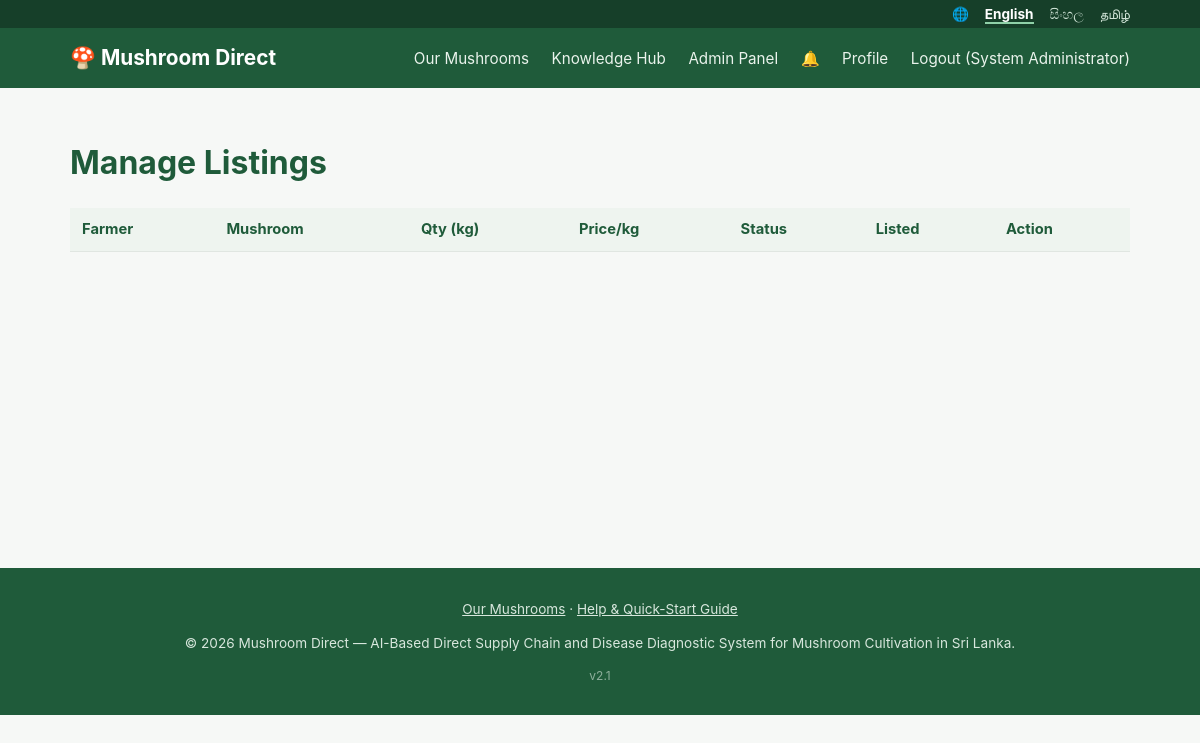
/admin/listings.php (signed in), run on an earlier commit of the app's database.
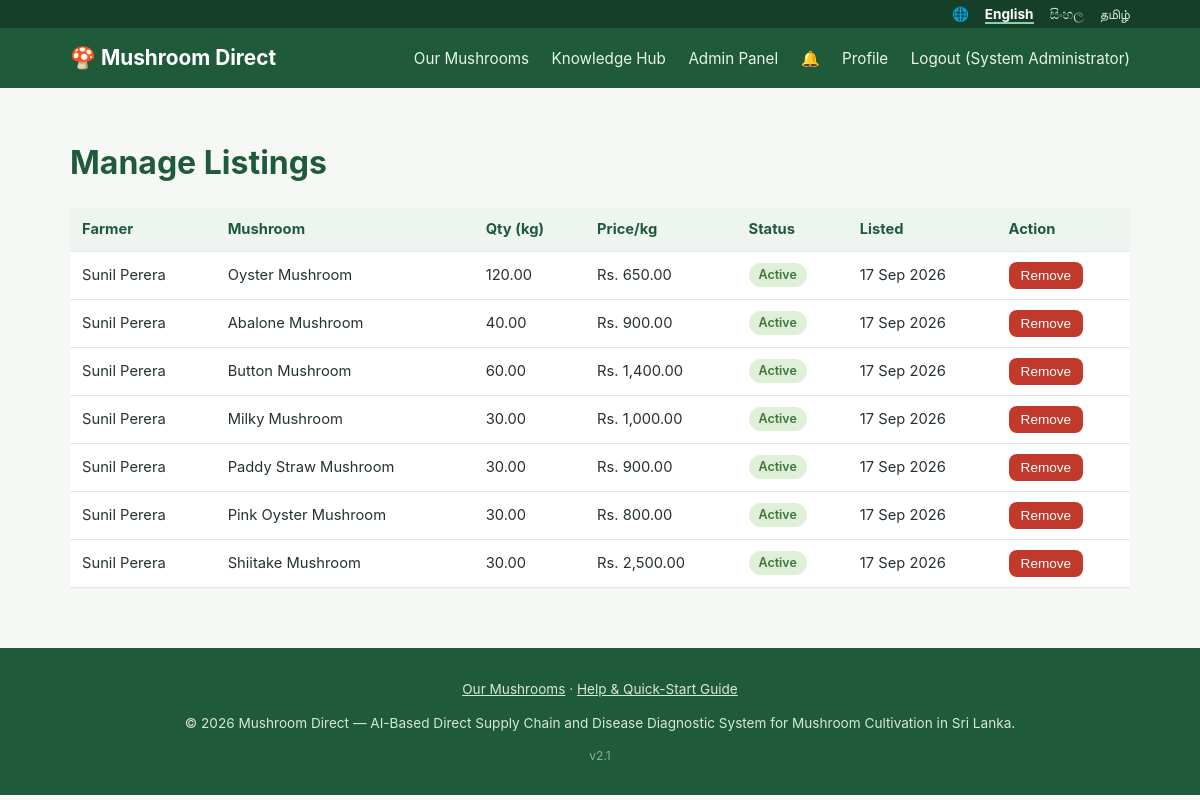
And on a later commit of the database.
### tables this page shows
CREATE TABLE listings (
  id INT AUTO_INCREMENT PRIMARY KEY,
  farmer_id INT NOT NULL,
  mushroom_type_id INT NULL,
  mushroom_type VARCHAR(100) NOT NULL,
  description TEXT,
  quantity_kg DECIMAL(10,2) NOT NULL,
  price_per_kg DECIMAL(10,2) NOT NULL,
  harvest_date DATE NULL,
  location VARCHAR(100) NULL COMMENT 'District / town of the farm (FR-MKT.3 filter)',
  image VARCHAR(255),
  status ENUM('active','sold_out','removed') NOT NULL DEFAULT 'active',
  created_at TIMESTAMP DEFAULT CURRENT_TIMESTAMP,
  FOREIGN KEY (farmer_id) REFERENCES users(id) ON DELETE CASCADE,
  FOREIGN KEY (mushroom_type_id) REFERENCES mushroom_types(id) ON DELETE SET NULL
);

CREATE TABLE users (
  id INT AUTO_INCREMENT PRIMARY KEY,
  role ENUM('farmer','buyer','admin','expert') NOT NULL,
  full_name VARCHAR(150) NOT NULL,
  email VARCHAR(150) NOT NULL UNIQUE,
  phone VARCHAR(20),
  password_hash VARCHAR(255) NOT NULL,
  business_name VARCHAR(150) NULL COMMENT 'Farm name (farmer) or Hotel/Restaurant name (buyer)',
  address VARCHAR(255),
  profile_image VARCHAR(255),
  is_verified TINYINT(1) NOT NULL DEFAULT 0,
  otp_code VARCHAR(255) NULL COMMENT 'Hashed one-time verification code (FR-AUTH.2)',
  otp_expires_at DATETIME NULL,
  reset_token VARCHAR(255) NULL COMMENT 'Hashed password-reset token (FR-AUTH.4)',
  reset_expires_at DATETIME NULL,
  status ENUM('active','suspended') NOT NULL DEFAULT 'active',
  created_at TIMESTAMP DEFAULT CURRENT_TIMESTAMP
);

### includes/functions.php (called while the page is built, shortened)
<?php
function e($value) {
    return htmlspecialchars((string) $value, ENT_QUOTES, 'UTF-8');
}
function format_money($amount) {
    return 'Rs. ' . number_format((float) $amount, 2);
}
function format_date($date) {
    return date('d M Y', strtotime($date));
}
function current_lang() {
    static $lang = null;
    if ($lang === null) {
        $lang = $_SESSION['lang'] ?? ($_COOKIE['lang'] ?? 'en');
    }
    return $lang;
}
function set_lang_from_request() {
    $lang = $_GET['lang'] ?? null;
}
function t($key, array $vars = []) {
    static $strings = [];
    $lang = current_lang();
    if (!isset($strings[$lang])) {
        $strings['en'] = $strings['en'] ?? require __DIR__ . '/../lang/en.php';
        $strings[$lang] = $lang === 'en' ? $strings['en'] : require __DIR__ . '/../lang/' . $lang . '.php';
    }
    $text = $strings[$lang][$key] ?? ($strings['en'][$key] ?? $key);
    return $text;
}
function lang_url($code) {
    $query = $_GET;
    $query['lang'] = $code;
    return strtok($_SERVER['REQUEST_URI'] ?? '', '?') . '?' . http_build_query($query);
}

### admin/listings.php (the view, shortened to what the changed rows need)
<?php
require_once __DIR__ . '/../includes/bootstrap.php';
$stmt = $pdo->query(
    "SELECT l.*, u.full_name AS farmer_name FROM listings l JOIN users u ON u.id = l.farmer_id
     WHERE l.status != 'removed' ORDER BY l.created_at DESC"
);
$listings = $stmt->fetchAll();
include __DIR__ . '/../includes/header.php';
?>
<h1>Manage Listings</h1>
<table class="data-table">
  <tr><th>Farmer</th><th>Mushroom</th><th>Qty (kg)</th><th>Price/kg</th><th>Status</th><th>Listed</th><th>Action</th></tr>
  <?php foreach ($listings as $l): ?>
    <tr>
      <td><?= e($l['farmer_name']) ?></td>
      <td><?= e($l['mushroom_type']) ?></td>
      <td><?= e($l['quantity_kg']) ?></td>
      <td><?= format_money($l['price_per_kg']) ?></td>
      <td><span class="badge badge-<?= e($l['status']) ?>"><?= e(ucfirst(str_replace('_',' ',$l['status']))) ?></span></td>
      <td><?= format_date($l['created_at']) ?></td>
      <td>
        <form method="post" style="display:inline">
          <button type="submit" class="btn btn-small btn-danger" onclick="return confirm('Remove this listing for policy violation?')">Remove</button>
        </form>
      </td>
    </tr>
  <?php endforeach; ?>
</table>
<?php include __DIR__ . '/../includes/footer.php'; ?>

### includes/header.php (shortened to what the changed rows need)
<?php
$lang = current_lang();
?>
<!DOCTYPE html>
<html lang="<?= e($lang) ?>">
<head>
<link rel="stylesheet" href="<?= BASE_URL ?>/assets/css/style.css">
</head>
<body class="lang-<?= e($lang) ?>">
<div class="lang-bar">
  <div class="container">
    🌐
    <?php foreach (LANGUAGES as $code => $label): ?>
      <a href="<?= e(lang_url($code)) ?>" class="<?= $code === $lang ? 'active' : '' ?>"><?= e($label) ?></a>
    <?php endforeach; ?>
  </div>
</div>
<main class="container page-main">

What changed in the data, as far as the page shows it:
added listings: farmer.full_name "Sunil Perera", mushroom_type "Oyster Mushroom", quantity_kg "120.00", price_per_kg "Rs. 650.00", status "Active", created_at "17 Sep 2026"
added listings: farmer.full_name "Sunil Perera", mushroom_type "Abalone Mushroom", quantity_kg "40.00", price_per_kg "Rs. 900.00", status "Active", created_at "17 Sep 2026"
added listings: farmer.full_name "Sunil Perera", mushroom_type "Button Mushroom", quantity_kg "60.00", price_per_kg "Rs. 1,400.00", status "Active", created_at "17 Sep 2026"
added listings: farmer.full_name "Sunil Perera", mushroom_type "Milky Mushroom", quantity_kg "30.00", price_per_kg "Rs. 1,000.00", status "Active", created_at "17 Sep 2026"
added listings: farmer.full_name "Sunil Perera", mushroom_type "Paddy Straw Mushroom", quantity_kg "30.00", price_per_kg "Rs. 900.00", status "Active", created_at "17 Sep 2026"
added listings: farmer.full_name "Sunil Perera", mushroom_type "Pink Oyster Mushroom", quantity_kg "30.00", price_per_kg "Rs. 800.00", status "Active", created_at "17 Sep 2026"
added listings: farmer.full_name "Sunil Perera", mushroom_type "Shiitake Mushroom", quantity_kg "30.00", price_per_kg "Rs. 2,500.00", status "Active", created_at "17 Sep 2026"
